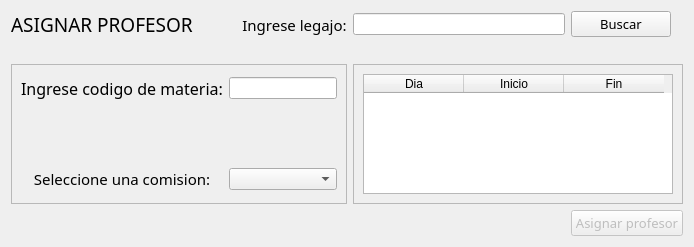
             <widget class="QWidget" name="page_asig_profe">
              <layout class="QGridLayout" name="gridLayout_22">
               <item row="0" column="3">
                <widget class="QLineEdit" name="input_legajo_profe_asig">
                 <property name="sizePolicy">
                  <sizepolicy hsizetype="Preferred" vsizetype="Fixed">
                   <horstretch>0</horstretch>
                   <verstretch>0</verstretch>
                  </sizepolicy>
                 </property>
                </widget>
               </item>
               <item row="2" column="3" colspan="2">
                <widget class="QFrame" name="frame_5">
                 <property name="minimumSize">
                  <size>
                   <width>330</width>
                   <height>0</height>
                  </size>
                 </property>
                 <property name="frameShape">
                  <enum>QFrame::StyledPanel</enum>
                 </property>
                 <property name="frameShadow">
                  <enum>QFrame::Raised</enum>
                 </property>
                 <layout class="QGridLayout" name="gridLayout_23">
                  <item row="0" column="0">
                   <widget class="QTableWidget" name="tW_info_comision">
                    <property name="maximumSize">
                     <size>
                      <width>16777215</width>
                      <height>120</height>
                     </size>
                    </property>
                    <column>
                     <property name="text">
                      <string>Dia</string>
                     </property>
                     <property name="textAlignment">
                      <set>AlignCenter</set>
                     </property>
                    </column>
                    <column>
                     <property name="text">
                      <string>Inicio</string>
                     </property>
                    </column>
                    <column>
                     <property name="text">
                      <string>Fin</string>
                     </property>
                    </column>
                   </widget>
                  </item>
                 </layout>
                </widget>
               </item>
               <item row="4" column="4">
                <widget class="QPushButton" name="btn_asig_profesor">
                 <property name="enabled">
                  <bool>false</bool>
                 </property>
                 <property name="font">
                  <font>
                   <family>Segoe UI Semibold</family>
                   <pointsize>10</pointsize>
                  </font>
                 </property>
                 <property name="text">
                  <string>Asignar profesor</string>
                 </property>
                </widget>
               </item>
               <item row="0" column="0">
                <widget class="QLabel" name="label_51">
                 <property name="font">
                  <font>
                   <family>Segoe UI Semibold</family>
                   <pointsize>14</pointsize>
                  </font>
                 </property>
                 <property name="text">
                  <string>ASIGNAR PROFESOR</string>
                 </property>
                </widget>
               </item>
               <item row="1" column="3">
                <widget class="QLabel" name="label_error_legajo_profe_asig">
                 <property name="maximumSize">
                  <size>
                   <width>16777215</width>
                   <height>20</height>
                  </size>
                 </property>
                 <property name="styleSheet">
                  <string notr="true">color: red;</string>
                 </property>
                 <property name="text">
                  <string/>
                 </property>
                 <property name="alignment">
                  <set>Qt::AlignLeading|Qt::AlignLeft|Qt::AlignTop</set>
                 </property>
                </widget>
               </item>
               <item row="0" column="4">
                <widget class="QPushButton" name="btn_buscar_asig_profe">
                 <property name="maximumSize">
                  <size>
                   <width>100</width>
                   <height>16777215</height>
                  </size>
                 </property>
                 <property name="font">
                  <font>
                   <family>Segoe UI Semibold</family>
                   <pointsize>10</pointsize>
                  </font>
                 </property>
                 <property name="text">
                  <string>Buscar</string>
                 </property>
                </widget>
               </item>
               <item row="0" column="2">
                <widget class="QLabel" name="label_50">
                 <property name="font">
                  <font>
                   <family>Segoe UI Semibold</family>
                   <pointsize>11</pointsize>
                  </font>
                 </property>
                 <property name="text">
                  <string>Ingrese legajo:</string>
                 </property>
                 <property name="alignment">
                  <set>Qt::AlignCenter</set>
                 </property>
                </widget>
               </item>
               <item row="2" column="0" colspan="3">
                <widget class="QFrame" name="frame_6">
                 <property name="maximumSize">
                  <size>
                   <width>400</width>
                   <height>16777215</height>
                  </size>
                 </property>
                 <property name="frameShape">
                  <enum>QFrame::StyledPanel</enum>
                 </property>
                 <property name="frameShadow">
                  <enum>QFrame::Raised</enum>
                 </property>
                 <layout class="QGridLayout" name="gridLayout_24">
                  <item row="2" column="1">
                   <widget class="QComboBox" name="cb_comi_asig_profe"/>
                  </item>
                  <item row="0" column="0">
                   <widget class="QLabel" name="label_info_nombre_en_6">
                    <property name="enabled">
                     <bool>true</bool>
                    </property>
                    <property name="font">
                     <font>
                      <family>Segoe UI Semibold</family>
                      <pointsize>12</pointsize>
                     </font>
                    </property>
                    <property name="text">
                     <string>Ingrese codigo de materia:</string>
                    </property>
                    <property name="alignment">
                     <set>Qt::AlignCenter</set>
                    </property>
                   </widget>
                  </item>
                  <item row="2" column="0">
                   <widget class="QLabel" name="label_info_dni_en_6">
                    <property name="enabled">
                     <bool>true</bool>
                    </property>
                    <property name="font">
                     <font>
                      <family>Segoe UI Semibold</family>
                      <pointsize>11</pointsize>
                     </font>
                    </property>
                    <property name="text">
                     <string>Seleccione una comision:</string>
                    </property>
                    <property name="alignment">
                     <set>Qt::AlignCenter</set>
                    </property>
                   </widget>
                  </item>
                  <item row="0" column="1">
                   <widget class="QLineEdit" name="input_cod_mat_asig_profe"/>
                  </item>
                  <item row="1" column="1">
                   <widget class="QLabel" name="label_error_cod_mat_profe">
                    <property name="maximumSize">
                     <size>
                      <width>16777215</width>
                      <height>50</height>
                     </size>
                    </property>
                    <property name="text">
                     <string/>
                    </property>
                    <property name="alignment">
                     <set>Qt::AlignLeading|Qt::AlignLeft|Qt::AlignTop</set>
                    </property>
                   </widget>
                  </item>
                 </layout>
                </widget>
               </item>
               <item row="4" column="0" colspan="3">
                <widget class="QLabel" name="label_informe_asig_profe">
                 <property name="font">
                  <font>
                   <family>Segoe UI Semibold</family>
                   <pointsize>10</pointsize>
                  </font>
                 </property>
                 <property name="text">
                  <string/>
                 </property>
                 <property name="alignment">
                  <set>Qt::AlignCenter</set>
                 </property>
                </widget>
               </item>
              </layout>
             </widget>
